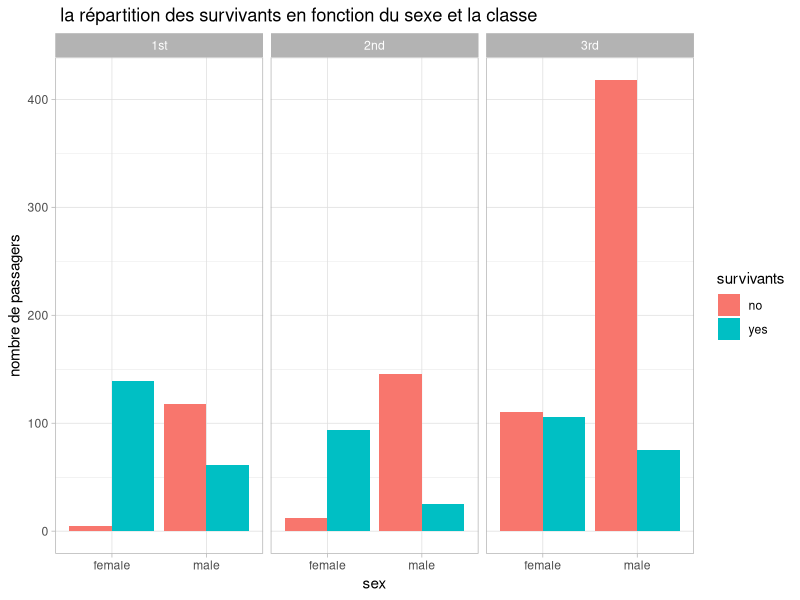
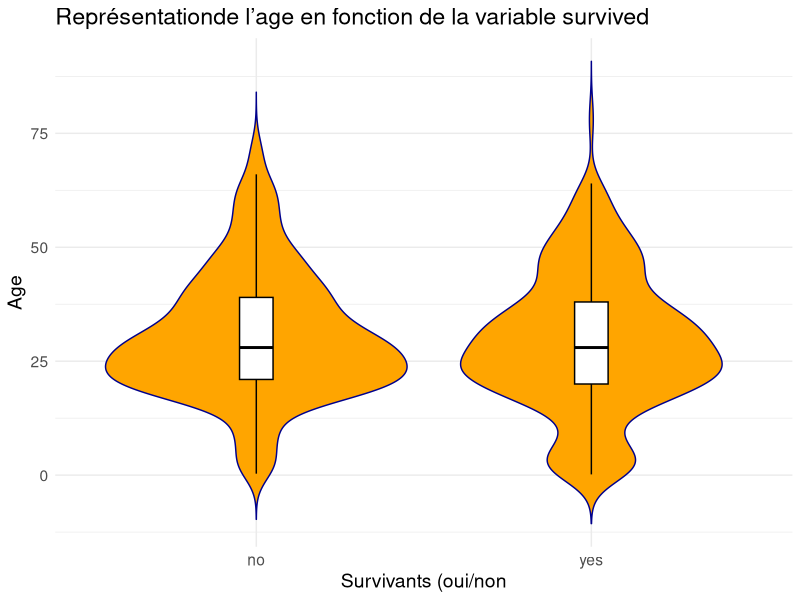

These charts were generated, in order, by the following R code:
## ---- chunk 1
knitr::opts_chunk$set(echo = TRUE)
## ---- chunk 2
#install.packages("carData")
## ---- chunk 3
library(carData)
## ---- chunk 4
df_TITANIC <- TitanicSurvival
## ---- chunk 5
print(df_TITANIC)
## ---- chunk 6
summary(df_TITANIC)
## ---- chunk 7
#install.packages("ggplot2")
## ---- chunk 8
library(ggplot2)
## ---- chunk 9
ggplot(df_TITANIC,aes(x=sex,fill=survived))+geom_bar(position="dodge")+facet_wrap(~passengerClass) +
labs(title=" la répartition des survivants en fonction du sexe et la classe", 
     x="sex",
     y="nombre de passagers",
     fill="survivants")+
scale_y_continuous()+
  theme_light()

## ---- chunk 10
ggplot(df_TITANIC, aes(x =factor(survived), y = age)) +
  geom_violin(trim=FALSE,fill="orange",color="darkblue")+
  geom_boxplot(width=0.1,fill="white", color="black", outlier.shape= NA) +
  labs(title="Représentationde l’age en fonction de la variable survived",
       x = "Survivants (oui/non",
       y = "Age")+
  theme_minimal()+
  theme(text=element_text(size=14))

